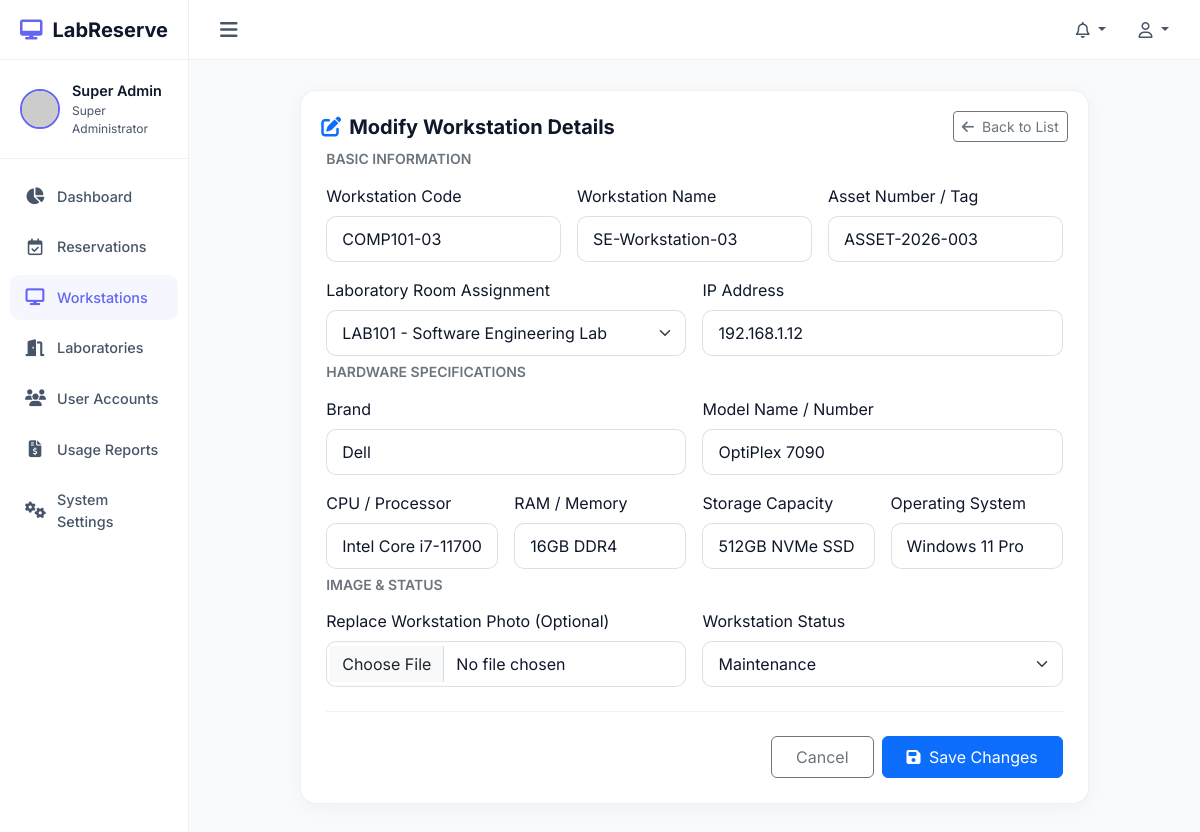
The page /computers/edit/3 (signed in) on the database its author committed.
### tables this page shows
CREATE TABLE `computers` (
    `id` INT AUTO_INCREMENT PRIMARY KEY,
    `code` VARCHAR(50) NOT NULL UNIQUE,
    `name` VARCHAR(100) NOT NULL,
    `asset_number` VARCHAR(100) NOT NULL UNIQUE,
    `laboratory_id` INT NOT NULL,
    `brand` VARCHAR(50) NOT NULL,
    `model` VARCHAR(50) NOT NULL,
    `cpu` VARCHAR(100) NOT NULL,
    `ram` VARCHAR(50) NOT NULL,
    `storage` VARCHAR(50) NOT NULL,
    `operating_system` VARCHAR(100) NOT NULL,
    `ip_address` VARCHAR(45) NOT NULL,
    `status` ENUM('available', 'reserved', 'maintenance', 'offline', 'disabled') DEFAULT 'available',
    `image_path` VARCHAR(255) NULL,
    `created_at` TIMESTAMP DEFAULT CURRENT_TIMESTAMP,
    `updated_at` TIMESTAMP DEFAULT CURRENT_TIMESTAMP ON UPDATE CURRENT_TIMESTAMP,
    FOREIGN KEY (`laboratory_id`) REFERENCES `laboratories` (`id`) ON DELETE RESTRICT,
    INDEX `idx_comp_code` (`code`),
    INDEX `idx_comp_lab` (`laboratory_id`),
    INDEX `idx_comp_status` (`status`)
);

CREATE TABLE `laboratories` (
    `id` INT AUTO_INCREMENT PRIMARY KEY,
    `code` VARCHAR(50) NOT NULL UNIQUE,
    `name` VARCHAR(100) NOT NULL,
    `building` VARCHAR(100) NOT NULL,
    `floor` VARCHAR(50) NOT NULL,
    `capacity` INT NOT NULL,
    `description` TEXT NULL,
    `status` ENUM('active', 'inactive') DEFAULT 'active',
    `created_at` TIMESTAMP DEFAULT CURRENT_TIMESTAMP,
    `updated_at` TIMESTAMP DEFAULT CURRENT_TIMESTAMP ON UPDATE CURRENT_TIMESTAMP,
    INDEX `idx_lab_code` (`code`)
);

### views/computers/edit.php (the view, shortened to what the rows shown need)
<div class="row justify-content-center">
    <div class="col-lg-10">
        <div class="card mb-4">
            <div class="card-header border-0 pb-0">
                <h5 class="fw-bold m-0"><i class="fa-solid fa-pen-to-square text-primary me-2"></i>Modify Workstation Details</h5>
                <a href="/computers" class="btn btn-outline-secondary btn-sm"><i class="fa-solid fa-arrow-left me-1"></i> Back to List</a>
            </div>
            <div class="card-body">
                <?php $errors = session()->getFlash('errors', []); ?>
                <form action="/computers/update/<?= $comp['id'] ?>" method="POST" enctype="multipart/form-data">
                    <div class="row g-3 mb-4">
                        <h6 class="text-secondary small text-uppercase fw-semibold m-0">Basic Information</h6>
                        <div class="col-md-4">
                            <label for="code" class="form-label">Workstation Code</label>
                            <input type="text" class="form-control <?= isset($errors['code']) ? 'is-invalid' : '' ?>" id="code" name="code" value="<?= esc($comp['code']) ?>" required>
                        </div>
                        <div class="col-md-4">
                            <label for="name" class="form-label">Workstation Name</label>
                            <input type="text" class="form-control <?= isset($errors['name']) ? 'is-invalid' : '' ?>" id="name" name="name" value="<?= esc($comp['name']) ?>" required>
                        </div>
                        <div class="col-md-4">
                            <label for="asset_number" class="form-label">Asset Number / Tag</label>
                            <input type="text" class="form-control <?= isset($errors['asset_number']) ? 'is-invalid' : '' ?>" id="asset_number" name="asset_number" value="<?= esc($comp['asset_number']) ?>" required>
                        </div>
                        <div class="col-md-6">
                            <label for="laboratory_id" class="form-label">Laboratory Room Assignment</label>
                            <select class="form-select <?= isset($errors['laboratory_id']) ? 'is-invalid' : '' ?>" id="laboratory_id" name="laboratory_id" required>
                                <?php foreach ($labs as $l): ?>
                                    <option value="<?= $l['id'] ?>" <?= $comp['laboratory_id'] == $l['id'] ? 'selected' : '' ?>><?= esc($l['code']) ?> - <?= esc($l['name']) ?></option>
                                <?php endforeach; ?>
                            </select>
                        </div>
                        <div class="col-md-6">
                            <label for="ip_address" class="form-label">IP Address</label>
                            <input type="text" class="form-control <?= isset($errors['ip_address']) ? 'is-invalid' : '' ?>" id="ip_address" name="ip_address" value="<?= esc($comp['ip_address']) ?>" required>
                        </div>
                    </div>
                    <div class="row g-3 mb-4">
                        <h6 class="text-secondary small text-uppercase fw-semibold m-0">Hardware Specifications</h6>
                        <div class="col-md-6">
                            <label for="brand" class="form-label">Brand</label>
                            <input type="text" class="form-control <?= isset($errors['brand']) ? 'is-invalid' : '' ?>" id="brand" name="brand" value="<?= esc($comp['brand']) ?>" required>
                        </div>
                        <div class="col-md-6">
                            <label for="model" class="form-label">Model Name / Number</label>
                            <input type="text" class="form-control <?= isset($errors['model']) ? 'is-invalid' : '' ?>" id="model" name="model" value="<?= esc($comp['model']) ?>" required>
                        </div>
                        <div class="col-md-3">
                            <label for="cpu" class="form-label">CPU / Processor</label>
                            <input type="text" class="form-control <?= isset($errors['cpu']) ? 'is-invalid' : '' ?>" id="cpu" name="cpu" value="<?= esc($comp['cpu']) ?>" required>
                        </div>
                        <div class="col-md-3">
                            <label for="ram" class="form-label">RAM / Memory</label>
                            <input type="text" class="form-control <?= isset($errors['ram']) ? 'is-invalid' : '' ?>" id="ram" name="ram" value="<?= esc($comp['ram']) ?>" required>
                        </div>
                        <div class="col-md-3">
                            <label for="storage" class="form-label">Storage Capacity</label>
                            <input type="text" class="form-control <?= isset($errors['storage']) ? 'is-invalid' : '' ?>" id="storage" name="storage" value="<?= esc($comp['storage']) ?>" required>
                        </div>
                        <div class="col-md-3">
                            <label for="operating_system" class="form-label">Operating System</label>
                            <input type="text" class="form-control <?= isset($errors['operating_system']) ? 'is-invalid' : '' ?>" id="operating_system" name="operating_system" value="<?= esc($comp['operating_system']) ?>" required>
                        </div>
                    </div>
                    <div class="row g-3 mb-4">
                        <h6 class="text-secondary small text-uppercase fw-semibold m-0">Image & Status</h6>
                        <div class="col-md-6">
                            <label for="image" class="form-label">Replace Workstation Photo (Optional)</label>
                            <input type="file" class="form-control" id="image" name="image" accept="image/*">
                        </div>
                        <div class="col-md-6">
                            <label for="status" class="form-label">Workstation Status</label>
                            <select class="form-select" id="status" name="status">
                                <option value="maintenance" <?= $comp['status'] === 'maintenance' ? 'selected' : '' ?>>Maintenance</option>
                            </select>
                        </div>
                    </div>
                    <div class="d-flex justify-content-end gap-2 border-top border-secondary border-opacity-10 pt-4">
                        <a href="/computers" class="btn btn-outline-secondary px-4 py-2">Cancel</a>
                        <button type="submit" class="btn btn-primary px-4 py-2"><i class="fa-solid fa-save me-1"></i> Save Changes</button>
                    </div>
                </form>
            </div>
        </div>
    </div>
</div>

### app/Core/Router.php (shortened to what the rows shown need)
<?php
class Router {
    protected array $routes = [];
    public function add(string $method, string $path, array|callable $handler, array $middlewares = []): void {
        $pattern = preg_replace('/\{[a-zA-Z0-9_]+\}/', '([^/]+)', $path);
        $pattern = '#^' . trim($pattern, '/') . '$#';
        $this->routes[] = [
            'method'      => strtoupper($method),
            'pattern'     => $pattern,
            'handler'     => $handler,
            'middlewares' => $middlewares,
            'original'    => $path
        ];
    }
    public function resolve(Request $request): void {
        $path = trim($request->getPath(), '/');
        $method = $request->getMethod();
        foreach ($this->routes as $route) {
            if ($route['method'] === $method && preg_match($route['pattern'], $path, $matches)) {
                array_shift($matches);
                $handler = $route['handler'];
                if (is_array($handler)) {
                    [$controllerClass, $action] = $handler;
                    if (class_exists($controllerClass)) {
                        $controller = new $controllerClass();
                        if (method_exists($controller, $action)) {
                            call_user_func_array([$controller, $action], array_merge([$request], $matches));
                            return;
                        }
                    }
                }
                return;
            }
        }
    }
}

### views/layouts/main.php (shortened to what the rows shown need)
<?php
$currentUser = auth();
$roleName = $currentUser['role_name'] ?? '';
?>
<!DOCTYPE html>
<html lang="en">
<head>
    <link href="https://cdn.jsdelivr.net/npm/bootstrap@5.3.0/dist/css/bootstrap.min.css" rel="stylesheet">
    <link href="https://cdnjs.cloudflare.com/ajax/libs/font-awesome/6.4.0/css/all.min.css" rel="stylesheet">
    <link href="https://cdn.datatables.net/1.13.4/css/dataTables.bootstrap5.min.css" rel="stylesheet">
    <link href="https://cdn.jsdelivr.net/npm/select2@4.1.0-rc.0/dist/css/select2.min.css" rel="stylesheet">
    <link href="https://cdn.jsdelivr.net/npm/fullcalendar@6.1.8/index.global.min.css" rel="stylesheet">
</head>
<body>
    <div id="wrapper">
        <aside id="sidebar">
            <a href="/dashboard" class="sidebar-brand">
                <i class="fa-solid fa-desktop"></i>
                <span>LabReserve</span>
            </a>
            <div class="sidebar-user">
                <img src="https://ui-avatars.com/api/?name=<?= urlencode($currentUser['first_name'] . ' ' . $currentUser['last_name']) ?>&background=6366f1&color=fff&bold=true" alt="Avatar">
                <div>
                    <div class="user-name"><?= esc($currentUser['first_name'] . ' ' . $currentUser['last_name']) ?></div>
                    <div class="user-role"><?= esc($roleName) ?></div>
                </div>
            </div>
            <ul class="sidebar-menu">
                <li class="sidebar-item" id="menu-dashboard">
                    <a href="/dashboard" class="sidebar-link">
                        <i class="fa-solid fa-chart-pie"></i>
                        <span>Dashboard</span>
                    </a>
                </li>
                <li class="sidebar-item" id="menu-reservations">
                    <a href="/reservations" class="sidebar-link">
                        <i class="fa-regular fa-calendar-check"></i>
                        <span>Reservations</span>
                    </a>
                </li>
                <?php if ($roleName === 'Super Administrator' || $roleName === 'Department Administrator' || $roleName === 'Staff'): ?>
                    <li class="sidebar-item" id="menu-computers">
                        <a href="/computers" class="sidebar-link">
                            <i class="fa-solid fa-display"></i>
                            <span>Workstations</span>
                        </a>
                    </li>
                    <li class="sidebar-item" id="menu-laboratories">
                        <a href="/laboratories" class="sidebar-link">
                            <i class="fa-solid fa-door-open"></i>
                            <span>Laboratories</span>
                        </a>
                    </li>
                    <li class="sidebar-item" id="menu-users">
                        <a href="/users" class="sidebar-link">
                            <i class="fa-solid fa-users"></i>
                            <span>User Accounts</span>
                        </a>
                    </li>
                    <li class="sidebar-item" id="menu-reports">
                        <a href="/reports" class="sidebar-link">
                            <i class="fa-solid fa-file-invoice-dollar"></i>
                            <span>Usage Reports</span>
                        </a>
                    </li>
                    <li class="sidebar-item" id="menu-settings">
                        <a href="/settings" class="sidebar-link">
                            <i class="fa-solid fa-gears"></i>
                            <span>System Settings</span>
                        </a>
                    </li>
                <?php endif; ?>
            </ul>
        </aside>
        <div id="content-wrapper">
            <header class="top-navbar">
                <button class="toggle-btn" id="sidebar-toggle">
                    <i class="fa-solid fa-bars"></i>
                </button>
                <div class="navbar-actions">
                    <div class="dropdown">
                        <button class="nav-dropdown-btn dropdown-toggle no-caret" data-bs-toggle="dropdown">
                            <i class="fa-regular fa-bell"></i>
                        </button>
                    </div>
                    <div class="dropdown">
                        <button class="nav-dropdown-btn dropdown-toggle no-caret" data-bs-toggle="dropdown">
                            <i class="fa-regular fa-user"></i>
                        </button>
                    </div>
                </div>
            </header>
            <main class="main-content">
                <?= $content ?>
            </main>
        </div>
    </div>
</body>
</html>

### rows shown on the page
computers: code "COMP101-03", name "SE-Workstation-03", asset_number "ASSET-2026-003", laboratory_id "LAB101 - Software Engineering Lab", ip_address "192.168.1.12", brand "Dell", model "OptiPlex 7090", cpu "Intel Core i7-11700", ram "16GB DDR4", storage "512GB NVMe SSD", operating_system "Windows 11 Pro", status "Maintenance"
